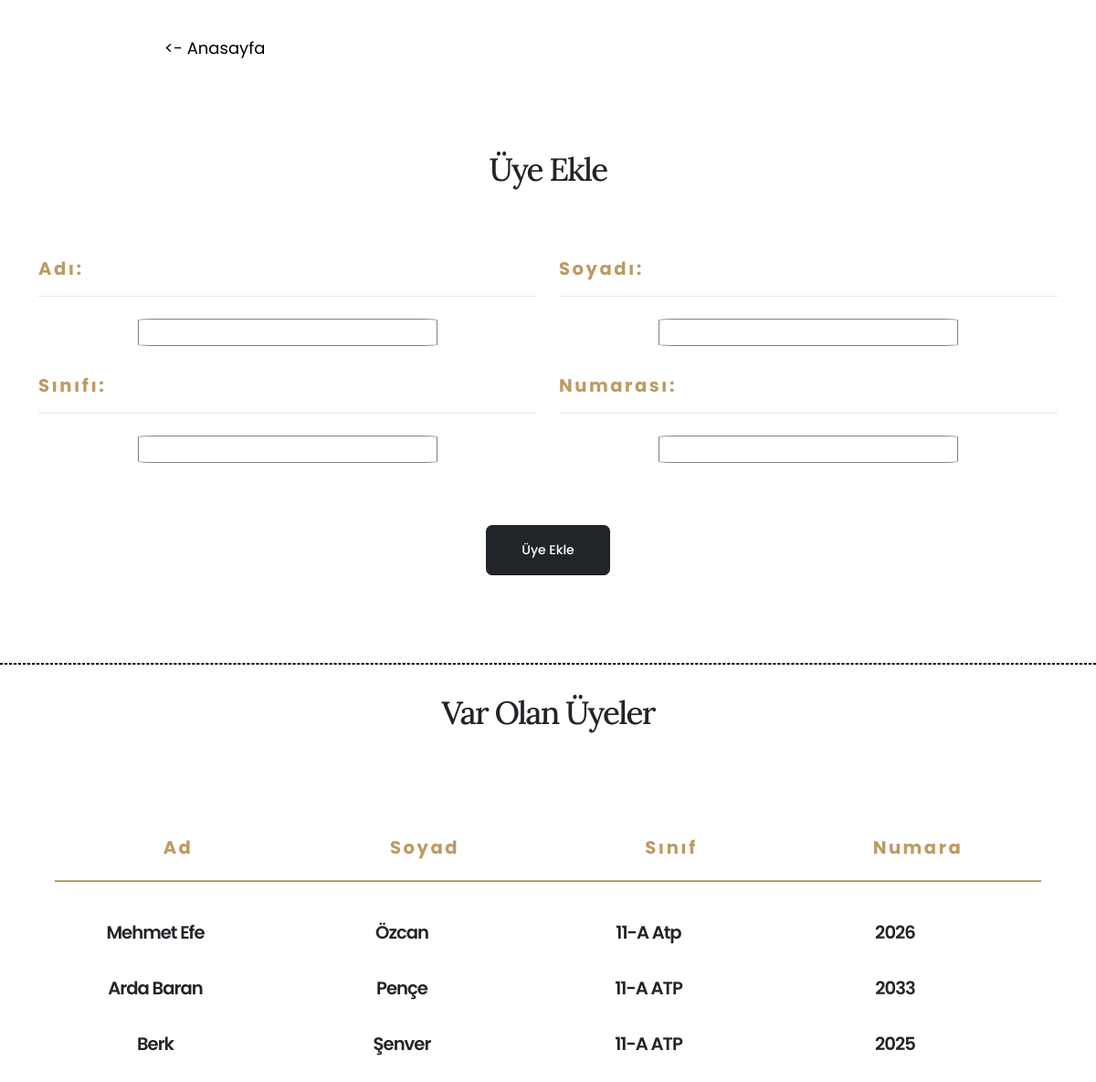
Page /add-member on the committed database.
### main.py (models this page shows)
class members(db.Model):
    id = db.Column(db.Integer, primary_key=True)
    name = db.Column(db.String(50), nullable=False)
    surname = db.Column(db.String(50), nullable=False)
    classroom = db.Column(db.String(10), nullable=False)
    no = db.Column(db.String(10), nullable=False)

### main.py (the view, shortened to what this page needs)
@app.route("/add-member", methods=["POST", "GET"])
def memberPage():
    _members = members.query.all()
    return render_template("addMember.html", members=_members)

### templates/addMember.html (shortened to what this page needs)
<!DOCTYPE html>
<html lang="en">
  <head>
    <link rel="stylesheet" href="../static/css/bootstrap.min.css" />
    <link rel="stylesheet" href="../static/css/all.min.css" />
    <link rel="stylesheet" href="../static/css/animate.compat.css" />
    <link rel="stylesheet" href="../static/css/simple-line-icons.min.css" />
    <link rel="stylesheet" href="../static/css/owl.carousel.min.css" />
    <link rel="stylesheet" href="../static/css/owl.theme.default.min.css" />
    <link rel="stylesheet" href="../static/css/magnific-popup.min.css" />
    <link rel="stylesheet" href="../static/css/theme.css" />
    <link rel="stylesheet" href="../static/css/theme-elements.css" />
    <link rel="stylesheet" href="../static/css/theme-blog.css" />
    <link rel="stylesheet" href="../static/css/theme-shop.css" />
    <link rel="stylesheet" href="../static/css/demo-restaurant.css" />
    <link
      id="skinCSS"
      rel="stylesheet"
      href="../static/css/skin-restaurant.css"
    />
    <link rel="stylesheet" href="../static/css/custom.css" />
    <link href="../static/css/all.min.css" rel="stylesheet" type="text/css" />
    <link rel="stylesheet" href="../static/css/style.css" />
  </head>
  <body>
    <div style="margin-left: 180px; margin-top: 40px">
      <a
        href="/home"
        style="font-size: large; text-decoration: none; color: black"
        ><- Anasayfa</a
      >
    </div>
    <form action="" method="post">
      <div class="container py-5 my-5" id="books">
        <div class="row justify-content-center mb-5">
          <div class="col-lg-10 text-center">
            <h3
              class="text-color-dark text-transform-none text-9 line-height-3 font-weight-medium mb-4"
            >
              Üye Ekle
            </h3>
          </div>
        </div>
        <div class="row">
          <div class="col-lg-6 mb-4 mb-lg-0">
            <section>
              <h4
                style="color: #bc9b63"
                class="font-weight-bold positive-ls-3 mb-3"
              >
                Adı:
              </h4>
              <hr
                class="custom-divider-size-1 bg-color-grey-scale-2 mt-2 mb-4"
              />
              <div class="member-div">
                <input class="member-inp" type="text" name="memberName" id="" />
              </div>
            </section>
            <section style="margin-top: 30px">
              <h4
                style="color: #bc9b63"
                class="font-weight-bold positive-ls-3 mb-3"
              >
                Sınıfı:
              </h4>
              <hr
                class="custom-divider-size-1 bg-color-grey-scale-2 mt-2 mb-4"
              />
              <div class="member-div">
                <input class="member-inp" type="text" name="classroom" id="" />
              </div>
            </section>
          </div>
          <div class="col-lg-6 mb-4 mb-lg-0">
            <section>
              <h4
                style="color: #bc9b63"
                class="font-weight-bold positive-ls-3 mb-3"
              >
                Soyadı:
              </h4>
              <hr
                class="custom-divider-size-1 bg-color-grey-scale-2 mt-2 mb-4"
              />
              <div class="member-div">
                <input
                  class="member-inp"
                  type="text"
                  name="memberSurname"
                  id=""
                />
              </div>
            </section>
            <section style="margin-top: 30px">
              <h4
                style="color: #bc9b63"
                class="font-weight-bold positive-ls-3 mb-3"
              >
                Numarası:
              </h4>
              <hr
                class="custom-divider-size-1 bg-color-grey-scale-2 mt-2 mb-4"
              />
              <div class="member-div">
                <input
                  class="member-inp"
                  type="number"
                  name="memberNumber"
                  id=""
                />
              </div>
            </section>
          </div>
        </div>
        <div class="row pt-2" style="margin-top: 60px">
          <div class="col text-center">
            <input
              type="submit"
              value="Üye Ekle"
              name="btn"
              class="btn btn-dark custom-btn-style-1 font-weight-medium text-3 btn-px-5 py-3"
            />
          </div>
        </div>
      </div>
    </form>
    <hr style="border: 1px black dashed" />
    <div style="margin-top: 30px">
      <div class="row justify-content-center mb-5">
        <div class="col-lg-10 text-center">
          <h3
            class="text-color-dark text-transform-none text-9 line-height-3 font-weight-medium mb-4"
          >
            Var Olan Üyeler
          </h3>
        </div>
      </div>
      <main style="display: flex; flex-direction: column; margin-bottom: 50px">
        <div
          style="
            width: 90%;
            margin: 0 auto;
            text-align: center;
            justify-content: center;
            align-items: center;
            padding-top: 40px;
            display: flex;
            flex-direction: row;
          "
        >
          <article style="width: 100%">
            <div>
              <h4
                style="color: #bc9b63"
                class="font-weight-bold positive-ls-3 mb-3"
              >
                Ad
              </h4>
              <hr style="color: #bc9b63; border: solid 1px" />
            </div>
          </article>
          <article style="width: 100%">
            <div>
              <h4
                style="color: #bc9b63"
                class="font-weight-bold positive-ls-3 mb-3"
              >
                Soyad
              </h4>
              <hr style="color: #bc9b63; border: solid 1px" />
            </div>
          </article>
          <article style="width: 100%">
            <div>
              <h4
                style="color: #bc9b63"
                class="font-weight-bold positive-ls-3 mb-3"
              >
                Sınıf
              </h4>
              <hr style="color: #bc9b63; border: solid 1px" />
            </div>
          </article>
          <article style="width: 100%">
            <div>
              <h4
                style="color: #bc9b63"
                class="font-weight-bold positive-ls-3 mb-3"
              >
                Numara
              </h4>
              <hr style="color: #bc9b63; border: solid 1px" />
            </div>
          </article>
        </div>
        {% for member in members %}
        <div
          style="
            width: 90%;
            margin: 0 auto;
            text-align: center;
            justify-content: center;
            align-items: center;
            padding-top: 20px;
            display: flex;
            flex-direction: row;
          "
        >
          <article style="width: 60%; margin-right: 50px">
            <div>
              <h4 style="word-break: break-all">{{member.name}}</h4>
            </div>
          </article>
          <article style="width: 60%; margin-right: 50px">
            <div>
              <h4 style="word-break: break-all">{{member.surname}}</h4>
            </div>
          </article>
          <article style="width: 60%; margin-right: 50px">
            <div>
              <h4 style="word-break: break-all">{{member.classroom}}</h4>
            </div>
          </article>
          <article style="width: 60%; margin-right: 50px">
            <div>
              <h4 style="word-break: break-all">{{member.no}}</h4>
            </div>
          </article>
        </div>
        {% endfor %}
      </main>
    </div>
  </body>
</html>

### static/css/demo-restaurant.css (style rules this page uses)
h1, h2, h3 { font-family: "Lora", serif; }
.custom-btn-style-1 { position: relative; border-radius: 7px; padding: 10px 20px; transition: ease transform 300ms; }
.custom-btn-style-1:before { content: ''; position: absolute; top: 0; left: 0; width: 100%; height: 100%; background: inherit; opacity: 0.4; border-radius: inherit; transform: translate3d(5px, 5px, 0); transition: ease transform 300ms; z-index: 0; }
.custom-divider-size-1 { height: 3px; }

### static/css/style.css (style rules this page uses)
.member-inp { border: 1px gray solid; border-radius: 5%; width: 60%; padding-left: 5px; padding-right: 5px; text-align: center; }
.member-div { text-align: center; }

### rows in the picture
members: name "Mehmet Efe", surname "Özcan", classroom "11-A Atp", no "2026"
members: name "Arda Baran", surname "Pençe", classroom "11-A ATP", no "2033"
members: name "Berk", surname "Şenver", classroom "11-A ATP", no "2025"
